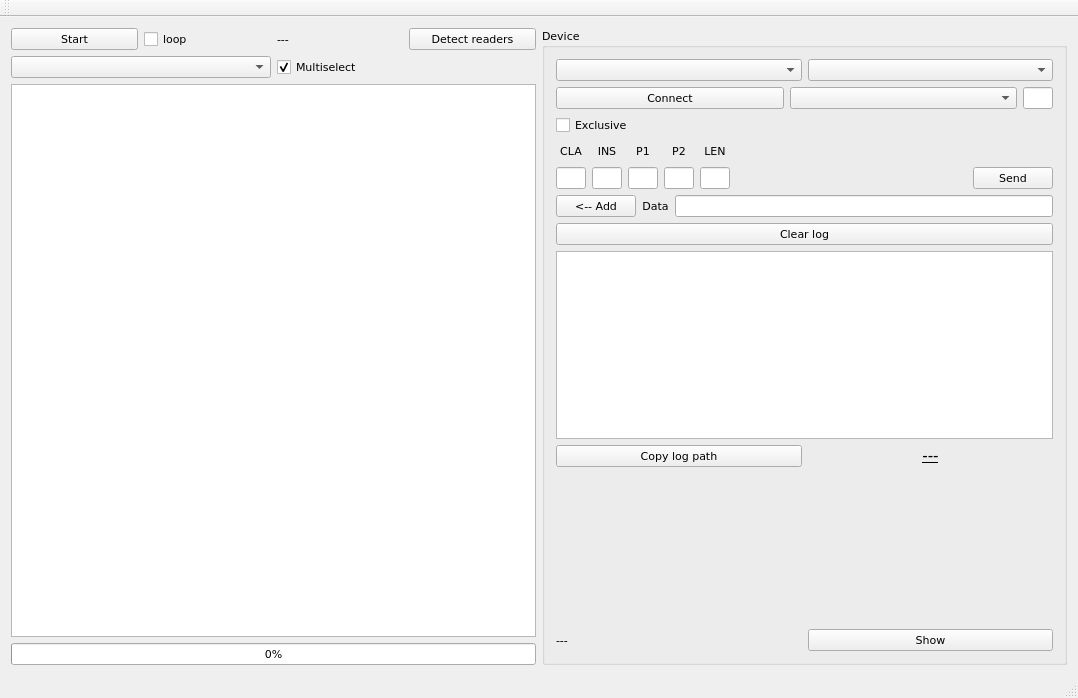
<?xml version="1.0" encoding="UTF-8"?>
<ui version="4.0">
 <class>MainWindow</class>
 <widget class="QMainWindow" name="MainWindow">
  <property name="geometry">
   <rect>
    <x>0</x>
    <y>0</y>
    <width>1078</width>
    <height>698</height>
   </rect>
  </property>
  <property name="font">
   <font>
    <family>Verdana</family>
    <pointsize>8</pointsize>
    <underline>false</underline>
    <stylestrategy>PreferDefault</stylestrategy>
   </font>
  </property>
  <property name="cursor">
   <cursorShape>ArrowCursor</cursorShape>
  </property>
  <property name="windowTitle">
   <string>test exchange</string>
  </property>
  <widget class="QWidget" name="centralWidget">
   <layout class="QVBoxLayout" name="verticalLayout_6">
    <item>
     <layout class="QHBoxLayout" name="horizontalLayout_10">
      <item>
       <layout class="QVBoxLayout" name="verticalLayout_4">
        <item>
         <layout class="QHBoxLayout" name="horizontalLayout_8">
          <item>
           <widget class="QPushButton" name="pushButtonStartTest">
            <property name="text">
             <string>Start</string>
            </property>
           </widget>
          </item>
          <item>
           <widget class="QCheckBox" name="checkBoxInfinite">
            <property name="text">
             <string>loop</string>
            </property>
           </widget>
          </item>
          <item>
           <widget class="QLabel" name="label_33">
            <property name="text">
             <string>---</string>
            </property>
           </widget>
          </item>
          <item>
           <widget class="QPushButton" name="pushButtonFindDevs">
            <property name="text">
             <string>Detect readers</string>
            </property>
           </widget>
          </item>
         </layout>
        </item>
        <item>
         <layout class="QHBoxLayout" name="horizontalLayout_9">
          <item>
           <widget class="QComboBox" name="comboBoxSeqPreset">
            <property name="maxVisibleItems">
             <number>30</number>
            </property>
           </widget>
          </item>
          <item>
           <widget class="QCheckBox" name="checkBoxMultiSelect">
            <property name="text">
             <string>Multiselect</string>
            </property>
            <property name="checked">
             <bool>true</bool>
            </property>
           </widget>
          </item>
         </layout>
        </item>
        <item>
         <widget class="QTableWidget" name="tableWidget">
          <property name="font">
           <font>
            <family>Calibri</family>
            <pointsize>10</pointsize>
            <underline>false</underline>
            <stylestrategy>PreferDefault</stylestrategy>
           </font>
          </property>
          <property name="selectionMode">
           <enum>QAbstractItemView::ExtendedSelection</enum>
          </property>
         </widget>
        </item>
        <item>
         <widget class="QProgressBar" name="progressBarTest">
          <property name="value">
           <number>0</number>
          </property>
         </widget>
        </item>
       </layout>
      </item>
      <item>
       <widget class="QGroupBox" name="groupBoxDevice">
        <property name="title">
         <string>Device</string>
        </property>
        <layout class="QVBoxLayout" name="verticalLayout_2">
         <item>
          <layout class="QHBoxLayout" name="horizontalLayout">
           <item>
            <widget class="QComboBox" name="comboBoxPreset"/>
           </item>
           <item>
            <widget class="QComboBox" name="comboBoxAPDUSelect">
             <property name="maxVisibleItems">
              <number>30</number>
             </property>
            </widget>
           </item>
          </layout>
         </item>
         <item>
          <layout class="QHBoxLayout" name="horizontalLayout_2">
           <item>
            <widget class="QPushButton" name="pushButtonConnect">
             <property name="text">
              <string>Connect</string>
             </property>
            </widget>
           </item>
           <item>
            <widget class="QComboBox" name="comboBoxDevice"/>
           </item>
           <item>
            <widget class="QLineEdit" name="lineEditProto">
             <property name="minimumSize">
              <size>
               <width>30</width>
               <height>0</height>
              </size>
             </property>
             <property name="maximumSize">
              <size>
               <width>30</width>
               <height>16777215</height>
              </size>
             </property>
             <property name="layoutDirection">
              <enum>Qt::RightToLeft</enum>
             </property>
             <property name="alignment">
              <set>Qt::AlignCenter</set>
             </property>
            </widget>
           </item>
          </layout>
         </item>
         <item>
          <widget class="QCheckBox" name="checkBoxExclusive">
           <property name="text">
            <string>Exclusive </string>
           </property>
          </widget>
         </item>
         <item>
          <layout class="QVBoxLayout" name="verticalLayout">
           <item>
            <layout class="QHBoxLayout" name="horizontalLayout_3">
             <item>
              <widget class="QLabel" name="label">
               <property name="minimumSize">
                <size>
                 <width>30</width>
                 <height>0</height>
                </size>
               </property>
               <property name="maximumSize">
                <size>
                 <width>30</width>
                 <height>16777215</height>
                </size>
               </property>
               <property name="text">
                <string>CLA</string>
               </property>
               <property name="alignment">
                <set>Qt::AlignCenter</set>
               </property>
              </widget>
             </item>
             <item>
              <widget class="QLabel" name="label_2">
               <property name="minimumSize">
                <size>
                 <width>30</width>
                 <height>0</height>
                </size>
               </property>
               <property name="maximumSize">
                <size>
                 <width>30</width>
                 <height>16777215</height>
                </size>
               </property>
               <property name="text">
                <string>INS</string>
               </property>
               <property name="alignment">
                <set>Qt::AlignCenter</set>
               </property>
              </widget>
             </item>
             <item>
              <widget class="QLabel" name="label_3">
               <property name="minimumSize">
                <size>
                 <width>30</width>
                 <height>0</height>
                </size>
               </property>
               <property name="maximumSize">
                <size>
                 <width>30</width>
                 <height>16777215</height>
                </size>
               </property>
               <property name="text">
                <string>P1</string>
               </property>
               <property name="alignment">
                <set>Qt::AlignCenter</set>
               </property>
              </widget>
             </item>
             <item>
              <widget class="QLabel" name="label_4">
               <property name="minimumSize">
                <size>
                 <width>30</width>
                 <height>0</height>
                </size>
               </property>
               <property name="maximumSize">
                <size>
                 <width>30</width>
                 <height>16777215</height>
                </size>
               </property>
               <property name="text">
                <string>P2</string>
               </property>
               <property name="alignment">
                <set>Qt::AlignCenter</set>
               </property>
              </widget>
             </item>
             <item>
              <widget class="QLabel" name="label_5">
               <property name="minimumSize">
                <size>
                 <width>30</width>
                 <height>0</height>
                </size>
               </property>
               <property name="maximumSize">
                <size>
                 <width>30</width>
                 <height>16777215</height>
                </size>
               </property>
               <property name="text">
                <string>LEN</string>
               </property>
               <property name="alignment">
                <set>Qt::AlignCenter</set>
               </property>
              </widget>
             </item>
             <item>
              <spacer name="horizontalSpacer_2">
               <property name="orientation">
                <enum>Qt::Horizontal</enum>
               </property>
               <property name="sizeHint" stdset="0">
                <size>
                 <width>40</width>
                 <height>20</height>
                </size>
               </property>
              </spacer>
             </item>
            </layout>
           </item>
           <item>
            <layout class="QHBoxLayout" name="horizontalLayout_4">
             <item>
              <widget class="QLineEdit" name="lineEditCLA">
               <property name="minimumSize">
                <size>
                 <width>30</width>
                 <height>0</height>
                </size>
               </property>
               <property name="maximumSize">
                <size>
                 <width>30</width>
                 <height>16777215</height>
                </size>
               </property>
               <property name="maxLength">
                <number>2</number>
               </property>
               <property name="alignment">
                <set>Qt::AlignCenter</set>
               </property>
              </widget>
             </item>
             <item>
              <widget class="QLineEdit" name="lineEditINS">
               <property name="minimumSize">
                <size>
                 <width>30</width>
                 <height>0</height>
                </size>
               </property>
               <property name="maximumSize">
                <size>
                 <width>30</width>
                 <height>16777215</height>
                </size>
               </property>
               <property name="maxLength">
                <number>2</number>
               </property>
               <property name="alignment">
                <set>Qt::AlignCenter</set>
               </property>
              </widget>
             </item>
             <item>
              <widget class="QLineEdit" name="lineEditP1">
               <property name="minimumSize">
                <size>
                 <width>30</width>
                 <height>0</height>
                </size>
               </property>
               <property name="maximumSize">
                <size>
                 <width>30</width>
                 <height>16777215</height>
                </size>
               </property>
               <property name="maxLength">
                <number>2</number>
               </property>
               <property name="alignment">
                <set>Qt::AlignCenter</set>
               </property>
              </widget>
             </item>
             <item>
              <widget class="QLineEdit" name="lineEditP2">
               <property name="minimumSize">
                <size>
                 <width>30</width>
                 <height>0</height>
                </size>
               </property>
               <property name="maximumSize">
                <size>
                 <width>30</width>
                 <height>16777215</height>
                </size>
               </property>
               <property name="maxLength">
                <number>2</number>
               </property>
               <property name="alignment">
                <set>Qt::AlignCenter</set>
               </property>
              </widget>
             </item>
             <item>
              <widget class="QLineEdit" name="lineEditLEN">
               <property name="minimumSize">
                <size>
                 <width>30</width>
                 <height>0</height>
                </size>
               </property>
               <property name="maximumSize">
                <size>
                 <width>30</width>
                 <height>16777215</height>
                </size>
               </property>
               <property name="maxLength">
                <number>2</number>
               </property>
               <property name="alignment">
                <set>Qt::AlignCenter</set>
               </property>
              </widget>
             </item>
             <item>
              <spacer name="horizontalSpacer">
               <property name="orientation">
                <enum>Qt::Horizontal</enum>
               </property>
               <property name="sizeHint" stdset="0">
                <size>
                 <width>40</width>
                 <height>20</height>
                </size>
               </property>
              </spacer>
             </item>
             <item>
              <widget class="QPushButton" name="pushButtonSendAPDU">
               <property name="text">
                <string>Send</string>
               </property>
              </widget>
             </item>
            </layout>
           </item>
          </layout>
         </item>
         <item>
          <layout class="QHBoxLayout" name="horizontalLayout_5">
           <item>
            <widget class="QPushButton" name="pushButtonAddTotable">
             <property name="text">
              <string>&lt;-- Add</string>
             </property>
            </widget>
           </item>
           <item>
            <widget class="QLabel" name="labelData">
             <property name="text">
              <string>Data</string>
             </property>
             <property name="alignment">
              <set>Qt::AlignCenter</set>
             </property>
            </widget>
           </item>
           <item>
            <widget class="QLineEdit" name="lineEditData"/>
           </item>
          </layout>
         </item>
         <item>
          <layout class="QVBoxLayout" name="verticalLayout_3">
           <item>
            <widget class="QPushButton" name="pushButtonClearLog">
             <property name="text">
              <string>Clear log</string>
             </property>
            </widget>
           </item>
           <item>
            <widget class="QTextEdit" name="textEdit"/>
           </item>
           <item>
            <layout class="QVBoxLayout" name="verticalLayout_5">
             <item>
              <layout class="QHBoxLayout" name="horizontalLayout_7">
               <item>
                <widget class="QPushButton" name="pushButtonCopyToClipboard">
                 <property name="text">
                  <string>Copy log path</string>
                 </property>
                </widget>
               </item>
               <item>
                <widget class="QLabel" name="labelFileLog">
                 <property name="font">
                  <font>
                   <family>Verdana</family>
                   <pointsize>11</pointsize>
                   <underline>true</underline>
                   <stylestrategy>PreferDefault</stylestrategy>
                  </font>
                 </property>
                 <property name="text">
                  <string>---</string>
                 </property>
                 <property name="scaledContents">
                  <bool>false</bool>
                 </property>
                 <property name="alignment">
                  <set>Qt::AlignCenter</set>
                 </property>
                 <property name="openExternalLinks">
                  <bool>true</bool>
                 </property>
                </widget>
               </item>
              </layout>
             </item>
            </layout>
           </item>
          </layout>
         </item>
         <item>
          <widget class="QCustomPlot" name="widgetPlot" native="true">
           <property name="sizePolicy">
            <sizepolicy hsizetype="Preferred" vsizetype="Expanding">
             <horstretch>0</horstretch>
             <verstretch>0</verstretch>
            </sizepolicy>
           </property>
           <property name="minimumSize">
            <size>
             <width>0</width>
             <height>150</height>
            </size>
           </property>
          </widget>
         </item>
         <item>
          <layout class="QHBoxLayout" name="horizontalLayout_6">
           <item>
            <widget class="QLabel" name="label_34">
             <property name="text">
              <string>---</string>
             </property>
            </widget>
           </item>
           <item>
            <widget class="QPushButton" name="pushButtonShowGraph">
             <property name="text">
              <string>Show</string>
             </property>
            </widget>
           </item>
          </layout>
         </item>
        </layout>
       </widget>
      </item>
     </layout>
    </item>
   </layout>
  </widget>
  <widget class="QMenuBar" name="menuBar">
   <property name="geometry">
    <rect>
     <x>0</x>
     <y>0</y>
     <width>1078</width>
     <height>24</height>
    </rect>
   </property>
  </widget>
  <widget class="QToolBar" name="mainToolBar">
   <attribute name="toolBarArea">
    <enum>TopToolBarArea</enum>
   </attribute>
   <attribute name="toolBarBreak">
    <bool>false</bool>
   </attribute>
  </widget>
  <widget class="QStatusBar" name="statusBar"/>
 </widget>
 <layoutdefault spacing="6" margin="11"/>
 <customwidgets>
  <customwidget>
   <class>QCustomPlot</class>
   <extends>QWidget</extends>
   <header>qcustomplot/qcustomplot.h</header>
   <container>1</container>
  </customwidget>
 </customwidgets>
 <tabstops>
  <tabstop>pushButtonFindDevs</tabstop>
  <tabstop>textEdit</tabstop>
  <tabstop>pushButtonClearLog</tabstop>
  <tabstop>tableWidget</tabstop>
  <tabstop>pushButtonStartTest</tabstop>
  <tabstop>lineEditCLA</tabstop>
  <tabstop>lineEditINS</tabstop>
  <tabstop>lineEditData</tabstop>
  <tabstop>pushButtonSendAPDU</tabstop>
  <tabstop>lineEditProto</tabstop>
  <tabstop>comboBoxDevice</tabstop>
  <tabstop>comboBoxAPDUSelect</tabstop>
  <tabstop>pushButtonAddTotable</tabstop>
  <tabstop>pushButtonConnect</tabstop>
  <tabstop>comboBoxPreset</tabstop>
 </tabstops>
 <resources/>
 <connections/>
</ui>
